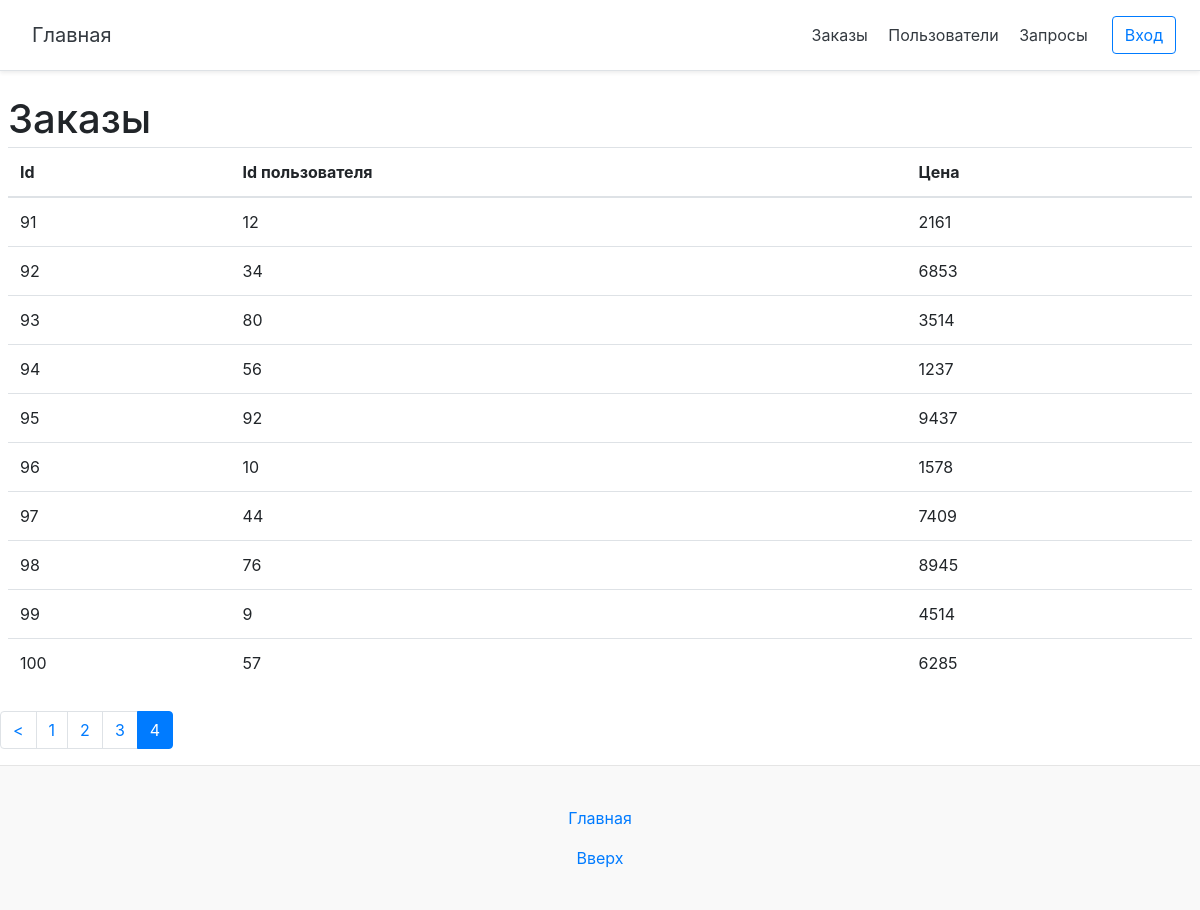
The page /orders/page-4 on the database its author committed.
### tables this page shows
CREATE TABLE `orders` (
  `id` int NOT NULL,
  `user_id` int NOT NULL,
  `price` int NOT NULL
);

### config/routes.php (called while the page is built)
<?php
return array(
    'login' => 'site/login',
    'logout' => 'site/logout',
    'registration'=>'site/registration',
    'cabinet'=>'cabinet/index',
    'orders/page-([0-9]+)' => 'order/index/$1',
    'orders'=>'order/index',
    'users/page-([0-9]+)' => 'order/users/$1',
    'users'=>'order/users',
    'queries'=>'order/query',
    '' => 'site/login',
);

### controllers/OrderController.php (called while the page is built, shortened)
<?php
class OrderController extends BaseController
{
    public function actionIndex($page = 0)
    {
        $orderTotal = Order::getTotalOrderCount();
        $orderList = Order::getOrderList($page, self::ITEMS_ON_PAGE);
        $pagination = new Pagination($orderTotal, $page, self::ITEMS_ON_PAGE,'page-');
        require_once (ROOT.'/views/order/index.php');
        return true;
    }
}

### index.php (called while the page is built, shortened)
<?php
require_once (ROOT.'/components/Autoload.php');
$router = new Router();
$router->run();

### models/Order.php (called while the page is built, shortened)
<?php
class Order
{
    public static $TABLE_NAME = 'orders';
    public static function getOrderList($page = 1, $limit = self::SHOW_BY_DEFAULT, $sort_column = self::SORT_BY_ID, $sort_by = self::SORT_ASC)
    {
        $offset = ($page - 1) * $limit;
        $db = Db::getConnection();
        $sql = 'SELECT * from '.self::$TABLE_NAME.' ORDER BY  '.$sort_column.' '.$sort_by.' LIMIT :limit OFFSET :offset';
        $result = $db->prepare($sql);
        $result->bindParam(':limit',$limit,PDO::PARAM_INT);
        $result->bindParam(':offset',$offset,PDO::PARAM_INT);
        $result->execute();
        $orderList = array();
        $i = 0;
        while ($row = $result->fetch())
        {
            $order = self::getOrderFromRow($row);
            $orderList[$i] = $order;
            $i++;
        }
        return $orderList;
    }
    public static function getOrderFromRow($row)
    {
        if($row)
        {
            $order = new Order();
            $order->id = $row['id'];
            $order->user_id = $row['user_id'];
            $order->price = $row['price'];
            return $order;
        }
        return false;
    }
    public static function getTotalOrderCount()
    {
        $db = Db::getConnection();
        $result = $db->query('SELECT COUNT(id) as count from '.self::$TABLE_NAME);
        $result->setFetchMode(PDO::FETCH_ASSOC);
        $row = $result->fetch();
        return $row['count'];
    }
}

### components/Autoload.php (called while the page is built, shortened)
<?php
function autoloader($class_name) {
    $array_paths = array
    (
        '/models/',
        '/components/',
        '/controllers/'
    );
    foreach ($array_paths as $path) {
        $path = ROOT.$path.$class_name.'.php';
    }
}

### views/order/index.php (the view)
<?php include(ROOT.'/views/layouts/header.php');?>
<div class=".col-9 p-2">
    <h2 class="blog-post-title">Заказы</h2>
    <table class="table">
        <thead>
        <tr>
            <th scope="col">Id</th>
            <th scope="col">Id пользователя</th>
            <th scope="col">Цена</th>
        </tr>
        </thead>
        <tbody>
        <?
        foreach ($orderList as $item) {
            ?>
            <tr>
                <td><?=$item->id?></td>
                <td><?=$item->user_id?></td>
                <td><?=$item->price?></td>
            </tr>
            <?
        }
        ?>
        </tbody>
    </table>
</div>
    <nav>
        <?=$pagination->get() ?>
    </nav>
<? include(ROOT.'/views/layouts/footer.php'); ?>

### components/Router.php (shortened to what this page needs)
<?php
class Router
{
    private $routes;
    public function __construct()
    {
        $routesPath = ROOT.'/config/routes.php';
        $this->routes = include($routesPath);
    }
    private function getURI()
    {
        if(!empty($_SERVER['REQUEST_URI'])){
            return trim($_SERVER['REQUEST_URI'], '/');
        }
    }
    public function run()
    {
        $url = $this->getURI();
        foreach ($this->routes as $uriPattern => $path) {
            if(preg_match("~$uriPattern~",$url))
            {
                $internalRoute = preg_replace("~$uriPattern~", $path, $url);
                $segments = explode('/', $internalRoute);
                $controllerName = array_shift($segments).'Controller';
                $actionName = 'action'.ucfirst(array_shift($segments));
                $parametrs = $segments;
                $controllerObject = new $controllerName;
                $result =  call_user_func_array(array($controllerObject, $actionName), $parametrs);
                if($result != null ){
                    break;
                }
            }
        }
    }
}

### web/css/main.css (style rules this page uses)
html { font-size: 14px; }
@media (min-width: 768px) { html { font-size: 16px; } }
.blog-post-title { margin-bottom: .25rem; font-size: 2.5rem; }
html, body { height: 100%; }

### rows shown on the page
orders: id "91", user "12", price "2161"
orders: id "92", user "34", price "6853"
orders: id "93", user "80", price "3514"
orders: id "94", user "56", price "1237"
orders: id "95", user "92", price "9437"
orders: id "96", user "10", price "1578"
orders: id "97", user "44", price "7409"
orders: id "98", user "76", price "8945"
orders: id "99", user "9", price "4514"
orders: id "100", user "57", price "6285"

### other values the page prints
$text "<"
$text "1"
$text "2"
$text "3"
